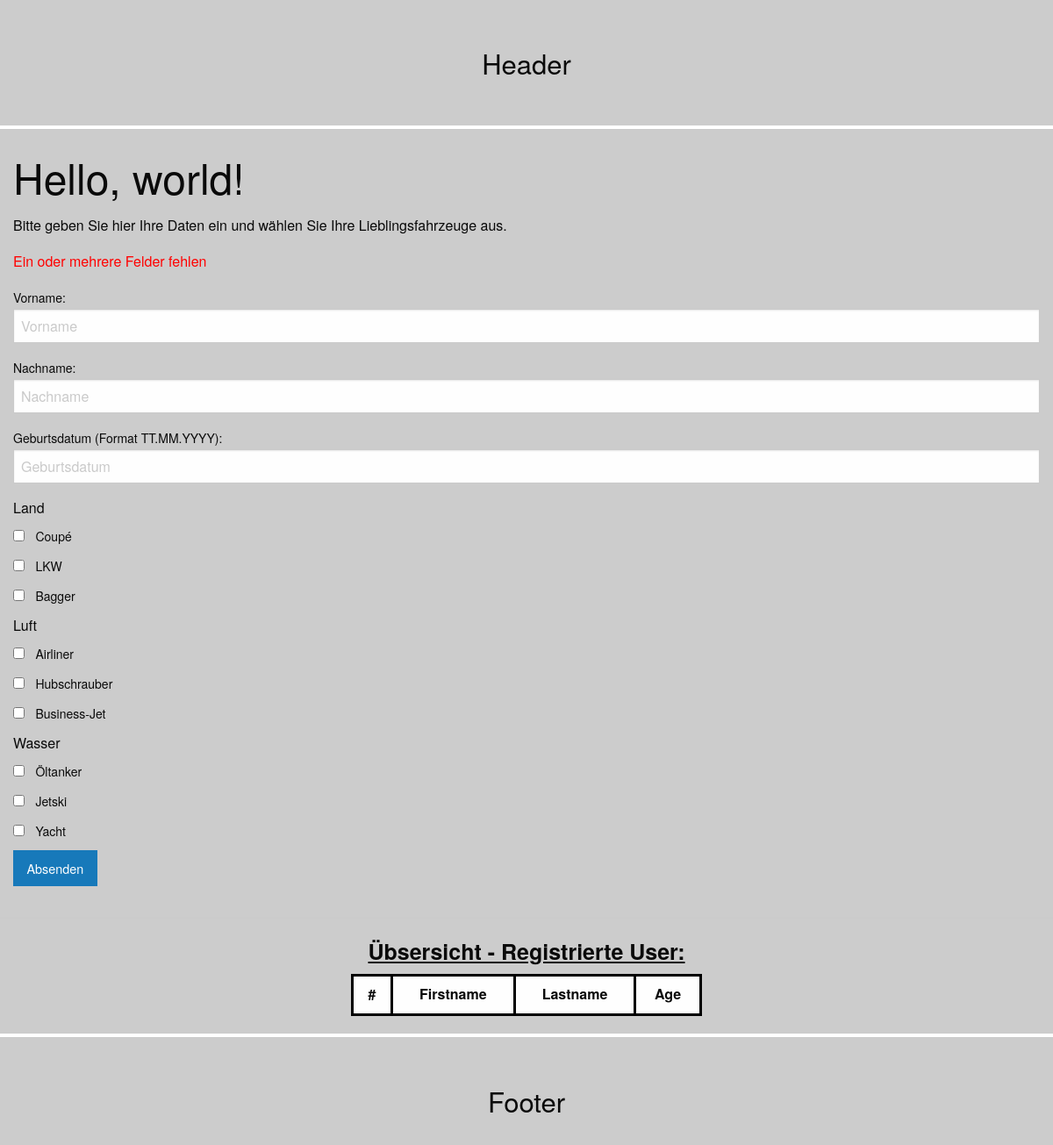
The page / on the database its author committed.
### tables this page shows
CREATE TABLE `vehicles` (
  `id` int(11) NOT NULL AUTO_INCREMENT,
  `registered_id` int(11) DEFAULT NULL,
  `category` varchar(255) DEFAULT NULL,
  `displayed_name` varchar(255) DEFAULT NULL,
  PRIMARY KEY (`id`)
);

### index.php (the view, shortened to what this page needs)
<?php
require "dbverbindung.php";
$request = $dbh->query("SELECT category, displayed_name FROM vehicles");
$vehicles = $request->fetchAll();
?>
<!DOCTYPE html>
<html lang="de">
<head>
    <link rel="stylesheet" href="https://cdnjs.cloudflare.com/ajax/libs/foundation/6.5.3/css/foundation-float.css">
</head>
<body style="background-color: #CCCCCC !important;">
    <div style="margin: 50px">
        <h3 id="header" style="text-align: center">Header</h3>
    </div><hr style="color: white; background-color: white; padding: 2px">
    <div class="row">
        <div class="columns">
            <h1>Hello, world!</h1>
            <p>Bitte geben Sie hier Ihre Daten ein und wählen Sie Ihre Lieblingsfahrzeuge aus.</p>
            <?php
            $category1 = htmlspecialchars($vehicles[0]['category']);
            $category2 = htmlspecialchars($vehicles[3]['category']);
            $category3 = htmlspecialchars($vehicles[6]['category']);
            $mark1 = htmlspecialchars($vehicles[0]['displayed_name']);
            $mark2 = htmlspecialchars($vehicles[1]['displayed_name']);
            $mark3 = htmlspecialchars($vehicles[2]['displayed_name']);
            $mark4 = htmlspecialchars($vehicles[3]['displayed_name']);
            $mark5 = htmlspecialchars($vehicles[4]['displayed_name']);
            $mark6 = htmlspecialchars($vehicles[5]['displayed_name']);
            $mark7 = htmlspecialchars($vehicles[6]['displayed_name']);
            $mark8 = htmlspecialchars($vehicles[7]['displayed_name']);
            $mark9 = htmlspecialchars($vehicles[8]['displayed_name']);
            if(empty($_POST['first_name']) || empty($_POST['last_name']) || empty($_POST['birthdate']))
            {
                echo "<p style='color: red'>Ein oder mehrere Felder fehlen</p>";
            }
            ?>
            <form action="" method="POST">
                <div class="form-group">
                    <label for="form-field-first_name">Vorname:</label>
                    <input type="text" name="first_name" placeholder="Vorname" id="form-field-first_name" required>
                </div>
                <div class="form-group">
                    <label for="form-field-last_name">Nachname:</label>
                    <input type="text" name="last_name" placeholder="Nachname" id="form-field-last_name" required>
                </div>
                <div class="form-group">
                    <label for="form-field-birthdate">Geburtsdatum (Format TT.MM.YYYY):</label>
                    <input type="text" name="birthdate" placeholder="Geburtsdatum" id="form-field-birthdate" required pattern="\d{1,2}.\d{1,2}.\d{4}">
                </div>
                <div class="form-group">
                    <fieldset>
                        <legend><?php echo $category1.'<br>'; ?></legend>
                        <div class="form-check">
                            <input type="checkbox" name="vehicles[]" value="Coupé" id="form-field-vehicles-1">
                            <label for="form-field-vehicles-1"><?php echo $mark1.'<br>'; ?></label>
                        </div>
                        <div class="form-check">
                            <input type="checkbox" name="vehicles[]" value="LKW" id="form-field-vehicles-2">
                            <label for="form-field-vehicles-2"><?php echo $mark2.'<br>'; ?></label>
                        </div>
                        <div class="form-check">
                            <input type="checkbox" name="vehicles[]" value="Bagger" id="form-field-vehicles-3">
                            <label for="form-field-vehicles-3"><?php echo $mark3.'<br>'; ?></label>
                        </div>
                    </fieldset>
                </div>
                <div class="form-group">
                    <fieldset>
                        <legend><?php echo $category2.'<br>'; ?></legend>
                        <div class="form-check">
                            <input type="checkbox" name="vehicles[]" value="Airliner" id="form-field-vehicles-4">
                            <label for="form-field-vehicles-4"><?php echo $mark4.'<br>'; ?></label>
                        </div>
                        <div class="form-check">
                            <input type="checkbox" name="vehicles[]" value="Hubschrauber" id="form-field-vehicles-5">
                            <label for="form-field-vehicles-5"><?php echo $mark5.'<br>'; ?></label>
                        </div>
                        <div class="form-check">
                            <input type="checkbox" name="vehicles[]" value="Business-Jet" id="form-field-vehicles-6">
                            <label for="form-field-vehicles-6"><?php echo $mark6.'<br>'; ?></label>
                        </div>
                    </fieldset>
                </div>
                <div class="form-group">
                    <fieldset>
                        <legend><?php echo $category3.'<br>'; ?></legend>
                        <div class="form-check">
                            <input type="checkbox" name="vehicles[]" value="Öltanker" id="form-field-vehicles-7">
                            <label for="form-field-vehicles-7"><?php echo $mark7.'<br>'; ?></label>
                        </div>
                        <div class="form-check">
                            <input type="checkbox" name="vehicles[]" value="Jetski" id="form-field-vehicles-8">
                            <label for="form-field-vehicles-8"><?php echo $mark8.'<br>'; ?></label>
                        </div>
                        <div class="form-check">
                            <input type="checkbox" name="vehicles[]" value="Yacht" id="form-field-vehicles-9">
                            <label for="form-field-vehicles-9"><?php echo $mark9.'<br>'; ?></label>
                        </div>
                    </fieldset>
                </div>
                <button type="submit" class="button">Absenden</button>
            </form>
        </div>
    </div>
    <?php
    echo "<hr><div style='margin: 0 auto; width: 400px'><h4 style='text-decoration: underline; text-align: center; font-weight: bold'>Übsersicht - Registrierte User:</h4><table style='border: 3px solid black'>
            <tr>
              <th>#</th>
              <th style='border: 3px solid black'>Firstname</th>
              <th style='border: 3px solid black'>Lastname</th>
              <th style='border: 3px solid black'>Age</th>
            </tr>";
    echo '</table></div><hr style="color: white; background-color: white; padding: 2px">';
    ?>
    <div style="margin: 50px">
        <h3 id="footer" style="text-align: center">Footer</h3>
    </div>
</body>
</html>

### rows shown on the page
vehicles: category "Land", displayed_name "Coupé"
vehicles: displayed_name "LKW"
vehicles: displayed_name "Bagger"
vehicles: category "Luft", displayed_name "Airliner"
vehicles: displayed_name "Hubschrauber"
vehicles: displayed_name "Business-Jet"
vehicles: category "Wasser", displayed_name "Öltanker"
vehicles: displayed_name "Jetski"
vehicles: displayed_name "Yacht"
